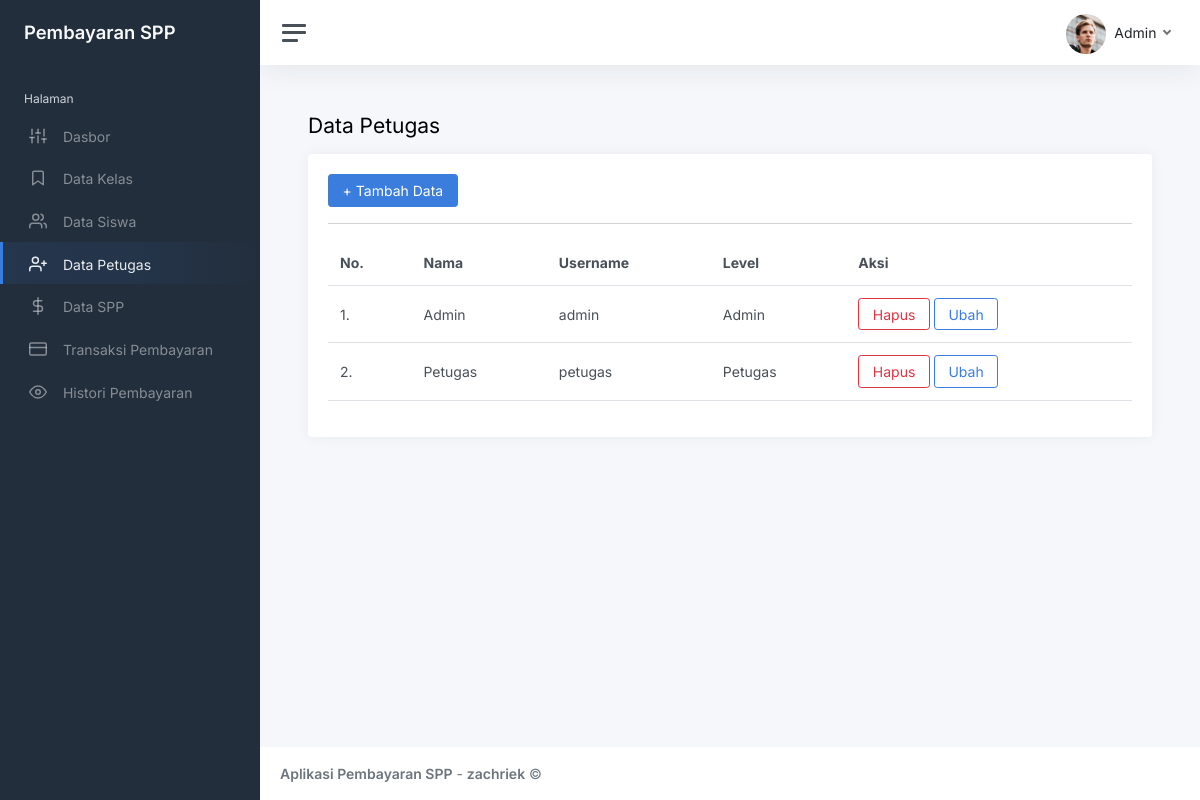
/index.php?page=petugas (signed in), run on the app's committed database.
### tables this page shows
CREATE TABLE `petugas` (
  `id_petugas` int(11) NOT NULL,
  `username` varchar(25) DEFAULT NULL,
  `password` varchar(255) DEFAULT NULL,
  `nama_petugas` varchar(35) DEFAULT NULL,
  `level` enum('admin','petugas') DEFAULT NULL
);

### petugas.php (the view, shortened to what this page needs)
<?php
$query = mysqli_query($conn, "SELECT * FROM petugas");
$petugas = [];
while ($row = mysqli_fetch_array($query)) {
  $petugas[] = $row;
}
?>
<h1 class="h3 mb-3">Data Petugas</h1>
<div class="row">
  <div class="col-12">
    <div class="card">
      <div class="card-body">
        <a href="?page=petugas_tambah" class="btn btn-primary">+ Tambah Data</a>
        <hr>
        <table class="table">
          <thead>
            <tr>
              <th>No.</th>
              <th>Nama</th>
              <th>Username</th>
              <th>Level</th>
              <th>Aksi</th>
            </tr>
          </thead>
          <tbody>
            <?php foreach ($petugas as $key => $data) : ?>
              <tr>
                <td><?= ++$key; ?>.</td>
                <td><?= $data['nama_petugas']; ?></td>
                <td><?= $data['username']; ?></td>
                <td class="text-capitalize"><?= $data['level']; ?></td>
                <td>
                  <a href="?page=petugas_hapus&id=<?= $data['id_petugas']; ?>" class="btn btn-outline-danger" onclick="return confirm('Apakah kamu yakin ingin menghapus?');">Hapus</a>
                  <a href="?page=petugas_ubah&id=<?= $data['id_petugas']; ?>" class="btn btn-outline-primary">Ubah</a>
                </td>
              </tr>
            <?php endforeach; ?>
          </tbody>
        </table>
      </div>
    </div>
  </div>
</div>

### data on the page
petugas: nama_petugas "Admin", username "admin", level "Admin"
petugas: nama_petugas "Petugas", username "petugas", level "Petugas"

### other printed values
$_SESSION['user']['nama_petugas'] "Admin"
